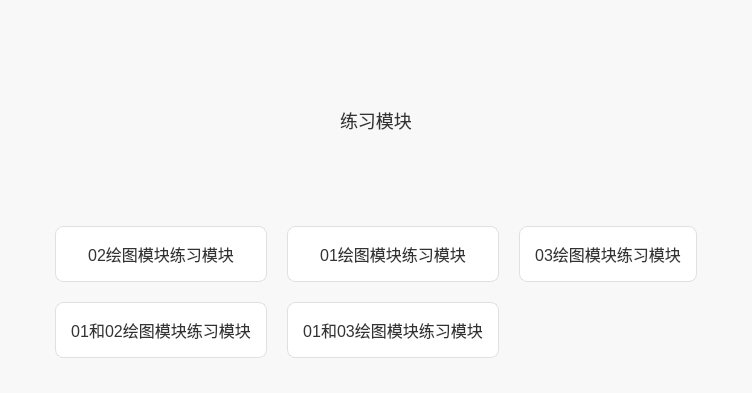
<?xml version="1.0" encoding="UTF-8"?>
<ui version="4.0">
 <class>ExerciseWidget</class>
 <widget class="QWidget" name="ExerciseWidget">
  <property name="geometry">
   <rect>
    <x>0</x>
    <y>0</y>
    <width>744</width>
    <height>393</height>
   </rect>
  </property>
  <property name="windowTitle">
   <string>Dialog</string>
  </property>
  <property name="styleSheet">
   <string notr="true">QWidget{
background-color: #f8f8f8;
}
 QPushButton {
                       background: white;
                       border-radius: 8px;
                       border: 1px solid #e0e0e0;
                       padding: 15px;
                       margin: 5px;
                       text-align: left;
                       font-size: 16px;
                       color: #333;
					   text-align: center
                   }
                   QPushButton:hover {
                       background: #f5f5f5;
                       border-color: #bdbdbd;
                   }
                   QPushButton:pressed {
                       background: #e0e0e0;
                   }
                   QPushButton:checked {
                       background: #e3f2fd;
                       border-color: #90caf9;
                   }</string>
  </property>
  <layout class="QVBoxLayout" name="verticalLayout" stretch="1,4">
   <property name="spacing">
    <number>10</number>
   </property>
   <property name="leftMargin">
    <number>50</number>
   </property>
   <property name="topMargin">
    <number>30</number>
   </property>
   <property name="rightMargin">
    <number>50</number>
   </property>
   <property name="bottomMargin">
    <number>30</number>
   </property>
   <item>
    <layout class="QHBoxLayout" name="horizontalLayout">
     <item>
      <spacer name="horizontalSpacer">
       <property name="orientation">
        <enum>Qt::Horizontal</enum>
       </property>
       <property name="sizeHint" stdset="0">
        <size>
         <width>40</width>
         <height>20</height>
        </size>
       </property>
      </spacer>
     </item>
     <item>
      <widget class="QLabel" name="label">
       <property name="styleSheet">
        <string notr="true">QLabel {
				font-size: 18px;
                padding: 16px;
                margin: 8px;
                color: #333333;
            }</string>
       </property>
       <property name="text">
        <string>练习模块</string>
       </property>
      </widget>
     </item>
     <item>
      <spacer name="horizontalSpacer_2">
       <property name="orientation">
        <enum>Qt::Horizontal</enum>
       </property>
       <property name="sizeHint" stdset="0">
        <size>
         <width>40</width>
         <height>20</height>
        </size>
       </property>
      </spacer>
     </item>
    </layout>
   </item>
   <item>
    <layout class="QGridLayout" name="gridLayout">
     <property name="spacing">
      <number>10</number>
     </property>
     <item row="0" column="0">
      <widget class="QPushButton" name="button0">
       <property name="text">
        <string>02绘图模块练习模块</string>
       </property>
      </widget>
     </item>
     <item row="0" column="1">
      <widget class="QPushButton" name="button1">
       <property name="text">
        <string>01绘图模块练习模块</string>
       </property>
      </widget>
     </item>
     <item row="0" column="2">
      <widget class="QPushButton" name="button2">
       <property name="text">
        <string>03绘图模块练习模块</string>
       </property>
      </widget>
     </item>
     <item row="1" column="0">
      <widget class="QPushButton" name="button3">
       <property name="text">
        <string>01和02绘图模块练习模块</string>
       </property>
      </widget>
     </item>
     <item row="1" column="1">
      <widget class="QPushButton" name="button4">
       <property name="text">
        <string>01和03绘图模块练习模块</string>
       </property>
      </widget>
     </item>
    </layout>
   </item>
  </layout>
 </widget>
 <resources/>
 <connections/>
</ui>
